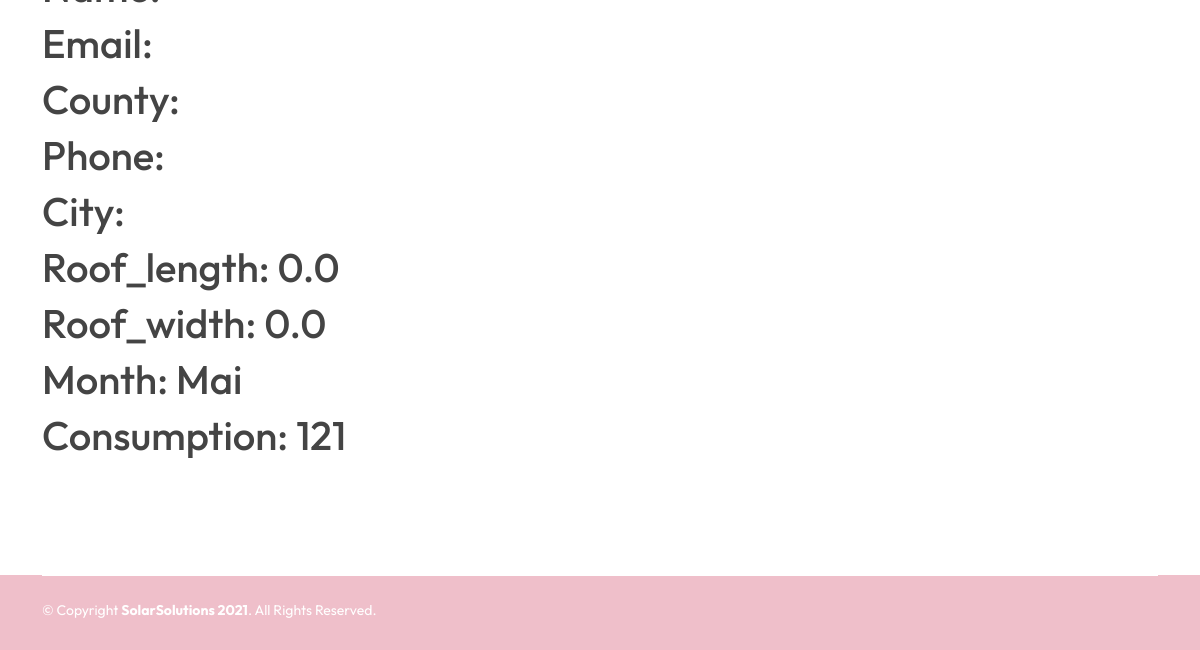
The page /database (lower part) on the database as committed earlier.
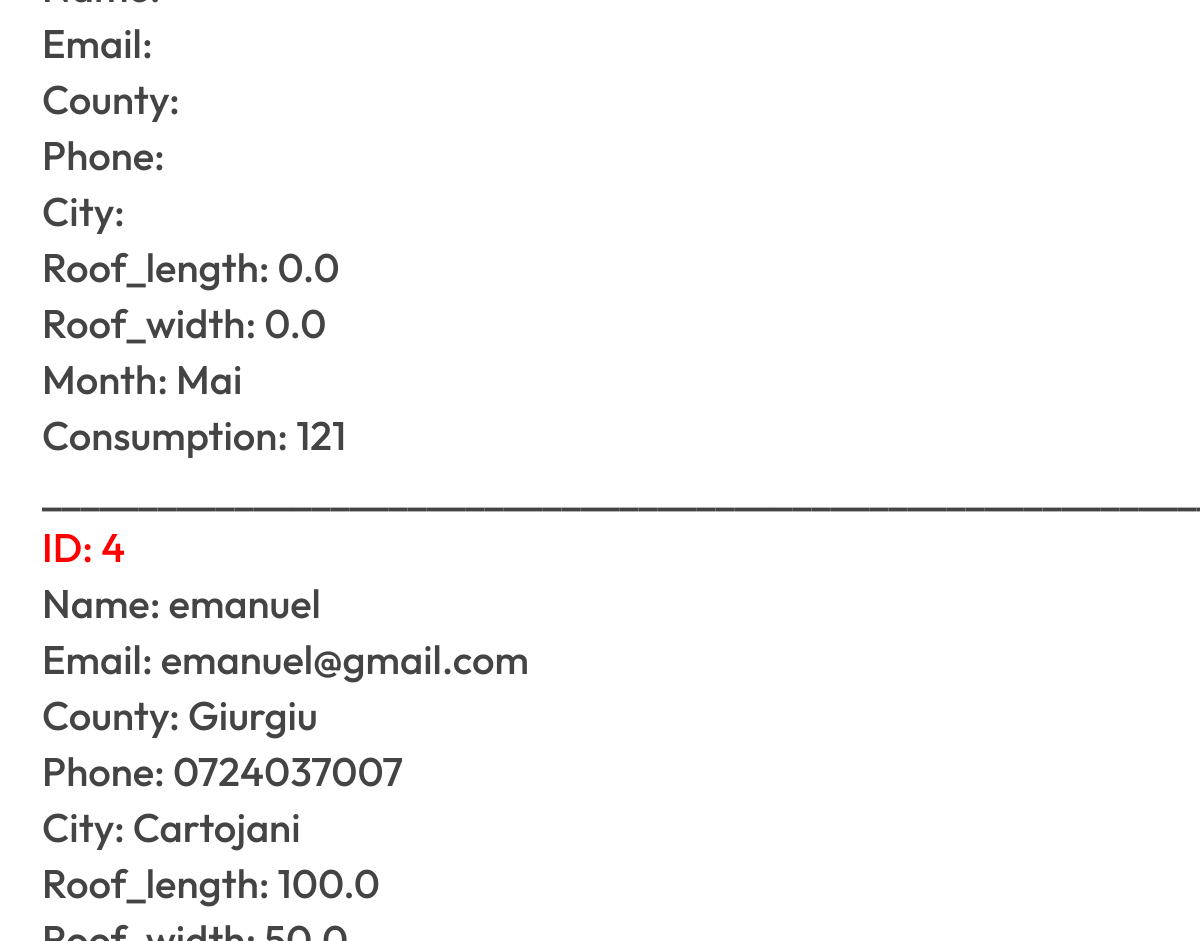
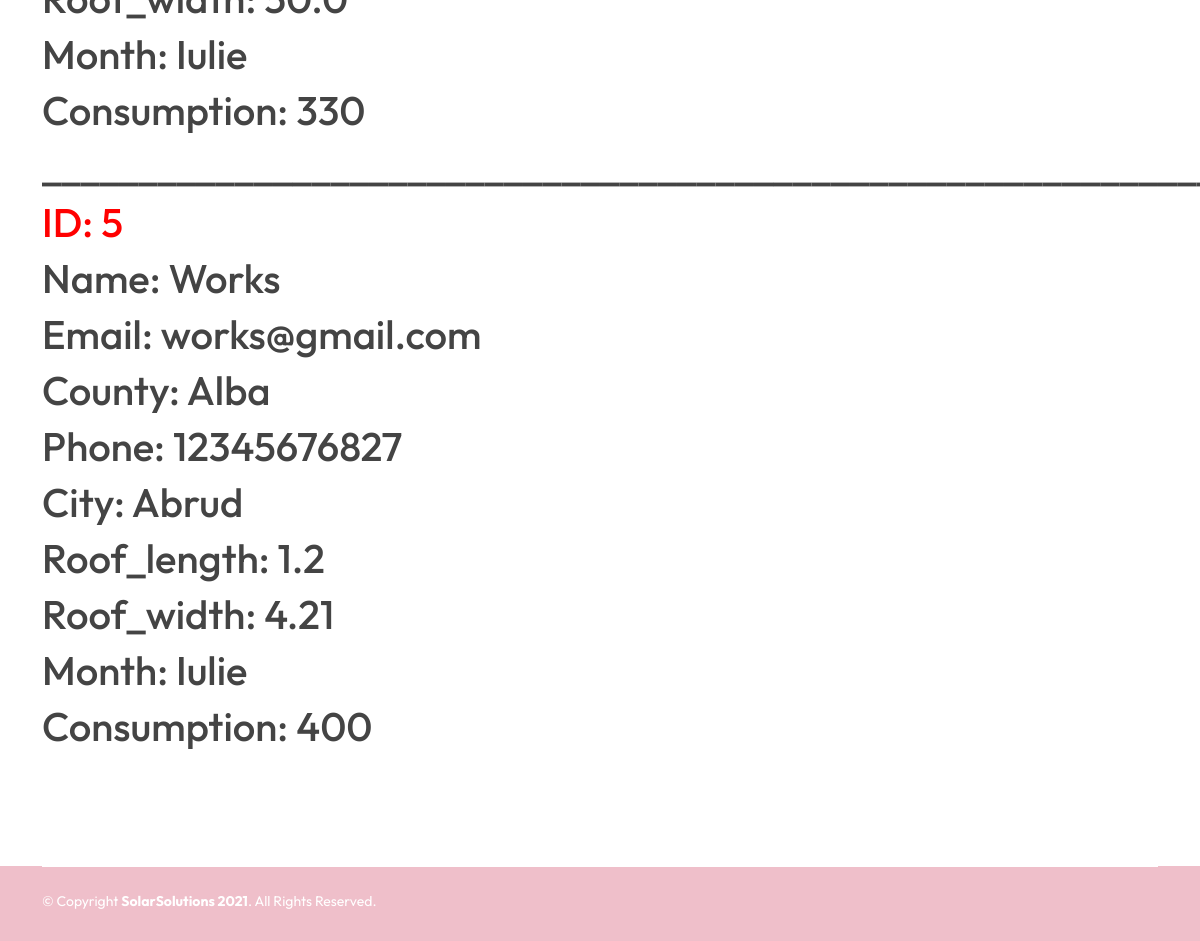
The same page on the database as committed later (2 pictures, top to bottom).
### website/models.py (models this page shows)
class User(db.Model, UserMixin):
    id = db.Column(db.Integer, primary_key=True)
    name = db.Column(db.String(150))
    email = db.Column(db.String(150), unique=True)
    password = db.Column(db.String(150))
    phone = db.Column(db.String(150))
    county = db.Column(db.String(150))
    city = db.Column(db.String(150))
    roof_length = db.Column(db.Float)
    roof_width = db.Column(db.Float)
    month = db.Column(db.String(150))
    consumption = db.Column(db.Integer)

### website/views.py (the view)
@views.route('/database')
def database():
    return render_template('database.html', user=current_user, table_user=User.query.all())

### website/templates/database.html (shortened to what this page needs)
{% extends "header_footer_general.html" %}
{% block content %}
<br>
<br>
<br>
<br>
<br>
{% for user in table_user %}
<h1>____________________________________________________________________</h1>
<h1 style="color: red;"> ID: {{user.id}} </h1>
<h1>Name: {{user.name}}</h1>
<h1>Email: {{user.email}}</h1>
<h1>County: {{user.county}}</h1>
<h1>Phone: {{user.phone}}</h1>
<h1>City: {{user.city}}</h1>
<h1>Roof_length: {{user.roof_length}}</h1>
<h1>Roof_width: {{user.roof_width}}</h1>
<h1>Month: {{user.month}}</h1>
<h1>Consumption: {{user.consumption}}</h1>
{% endfor %}
{% endblock %}

### website/templates/header_footer_general.html (shortened to what this page needs)
<!DOCTYPE html>
<html lang="en">
<head>
  <link rel="stylesheet" type="text/css" href = "{{ url_for('static',filename='assets/vendor/aos/aos.css') }}">
  <link rel="stylesheet" type="text/css" href = "{{ url_for('static',filename='assets/vendor/bootstrap/css/bootstrap.min.css') }}">
  <link rel="stylesheet" type="text/css" href = "{{ url_for('static',filename='assets/vendor/bootstrap-icons/bootstrap-icons.css') }}">
  <link rel="stylesheet" type="text/css" href = "{{ url_for('static',filename='assets/vendor/boxicons/css/boxicons.min.css') }}">
  <link rel="stylesheet" type="text/css" href = "{{ url_for('static',filename='assets/vendor/glightbox/css/glightbox.min.css') }}">
  <link rel="stylesheet" type="text/css" href = "{{ url_for('static',filename='assets/vendor/swiper/swiper-bundle.min.css') }}">
  <link rel="stylesheet" type="text/css" href = "{{ url_for('static',filename='assets/css/style.css') }}">
</head>
<body>
    <section class="inner-page">
      <div class="container">
        <p>
         {% block content %}{% endblock %}
        </p>
      </div>
    </section>
  <footer id="footer">
    <div class="container">
      <div class="copyright-wrap d-md-flex py-4">
        <div class="me-md-auto text-center text-md-start">
          <div class="copyright">
            &copy; Copyright <strong><span>SolarSolutions <script>document.write(new Date().getFullYear());</script></span></strong>. All Rights Reserved.
          </div>
          <div class="credits">
          </div>
        </div>
      </div>
    </div>
  </footer>
</body>
</html>

### website/static/assets/css/style.css (style rules this page uses)
body { font-family: "Outfit", sans-serif; color: #444444; }
h1, h2, h3, h4, h5, h6 { font-family: "Outfit", sans-serif; }
section { padding: 100px 0; overflow: hidden; }
#footer { color: #fff; font-size: 14px; background: #efbfca; background-size: cover; }
#footer .copyright-wrap { border-top: 1px solid #ffffff; }
#footer .credits { padding-top: 5px; font-size: 13px; color: #fff; }

Rows that differ between the two databases and show on the page:
added User: id "4", name "emanuel", email "emanuel@gmail.com", county "Giurgiu", phone "0724037007", city "Cartojani", roof_length "100.0", roof_width "50.0", month "Iulie", consumption "330"
added User: id "5", name "Works", email "works@gmail.com", county "Alba", phone "12345676827", city "Abrud", roof_length "1.2", roof_width "4.21", month "Iulie", consumption "400"
